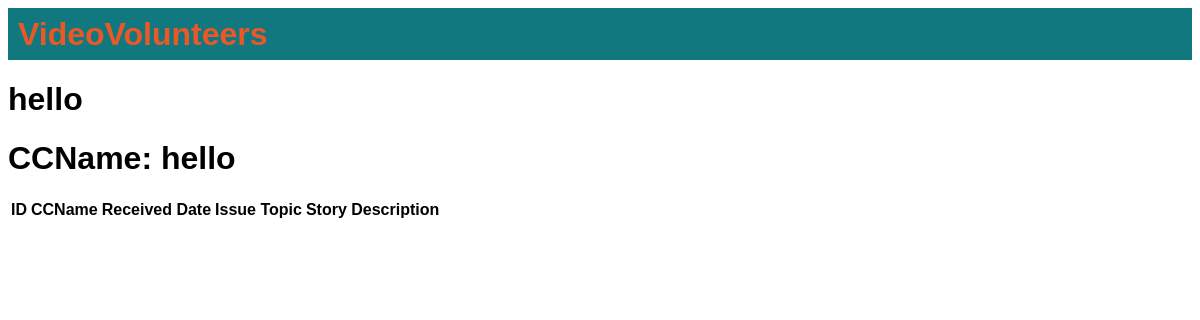
The app's page /ccnameview.php?ccname=hello, older data.
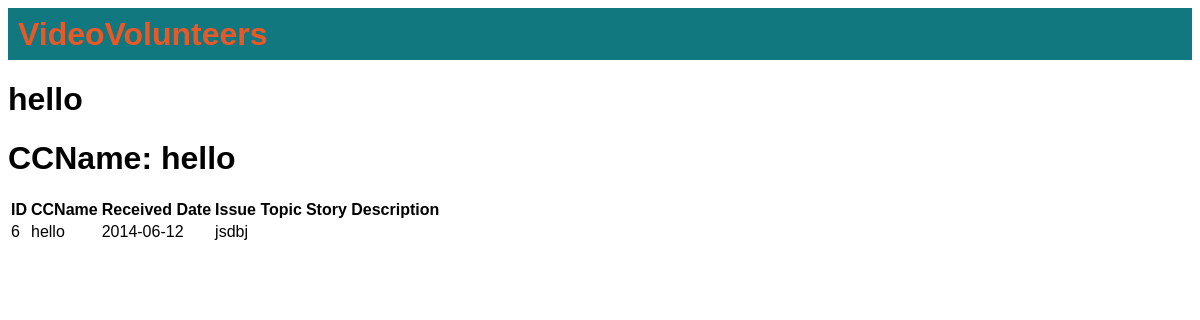
The same page, newer data.
### tables this page shows
CREATE TABLE `storytrack` (
  `fid` int(10) NOT NULL AUTO_INCREMENT,
  `seq` varchar(10) DEFAULT NULL,
  `broll` varchar(10) DEFAULT NULL,
  `fint` varchar(10) DEFAULT NULL,
  `vo` varchar(10) DEFAULT NULL,
  `ptc` varchar(10) DEFAULT NULL,
  `cta` varchar(10) DEFAULT NULL,
  `vd` varchar(10) DEFAULT NULL,
  `translation` varchar(10) DEFAULT NULL,
  `ccname` varchar(30) DEFAULT NULL,
  `state` varchar(20) DEFAULT NULL,
  `receiveddate` date DEFAULT NULL,
  `issuetopic` varchar(50) DEFAULT NULL,
  `storydescription` varchar(300) DEFAULT NULL,
  `paymentstatus` varchar(10) DEFAULT NULL,
  `editstatus` varchar(10) DEFAULT NULL,
  `editedmonth` date DEFAULT NULL,
  `notes` varchar(100) DEFAULT NULL,
  `publishplatform` varchar(10) DEFAULT NULL,
  `editor` varchar(30) DEFAULT NULL,
  `editorpayment` varchar(10) DEFAULT NULL,
  `uploaddate` date DEFAULT NULL,
  `publishdate` date DEFAULT NULL,
  `receivedRO` varchar(10) DEFAULT NULL,
  `receivedHQ` varchar(10) DEFAULT NULL,
  `uniquenumber` varchar(30) DEFAULT NULL,
  `dateofstory` date DEFAULT NULL,
  `ccpair` varchar(30) DEFAULT NULL,
  `program` varchar(30) DEFAULT NULL,
  `mentor` varchar(30) DEFAULT NULL,
  `iutopic` varchar(30) DEFAULT NULL,
  `videotreatment` varchar(30) DEFAULT NULL,
  `shootplan` varchar(30) DEFAULT NULL,
  `stage` varchar(30) DEFAULT NULL,
  `impactpossible` varchar(20) DEFAULT NULL,
  PRIMARY KEY (`fid`),
  UNIQUE KEY `uniquenumber` (`uniquenumber`)
);

### public/ccnameview.php (the view)
<?php
include("header.php");
include("../model/StoryDB.php");
$ccname = $_GET["ccname"];
echo "<h1>CCName: " . $ccname . "</h1>";
?>
<table><tr><th>ID</th><th>CCName</th><th>Received Date</th><th>Issue Topic</th><th>Story Description</th></tr>
<?php
$resultArray = getBasicDataByCCName($ccname);
foreach ($resultArray as $row) {
		echo "<tr><td>" . $row['fid'] . "</td> <td>" .
		     $row['ccname'] . "</td> <td>" .
		     $row['receiveddate'] . "</td> <td>" .
		     $row['issuetopic'] . "</td> <td>" .
		     $row['story description'] . "</td></tr>";
}
?>
</table>

Row changes from the older to the newer data that the page shows:
added storytrack: fid "6", ccname "hello", receiveddate "2014-06-12", issuetopic "jsdbj"
